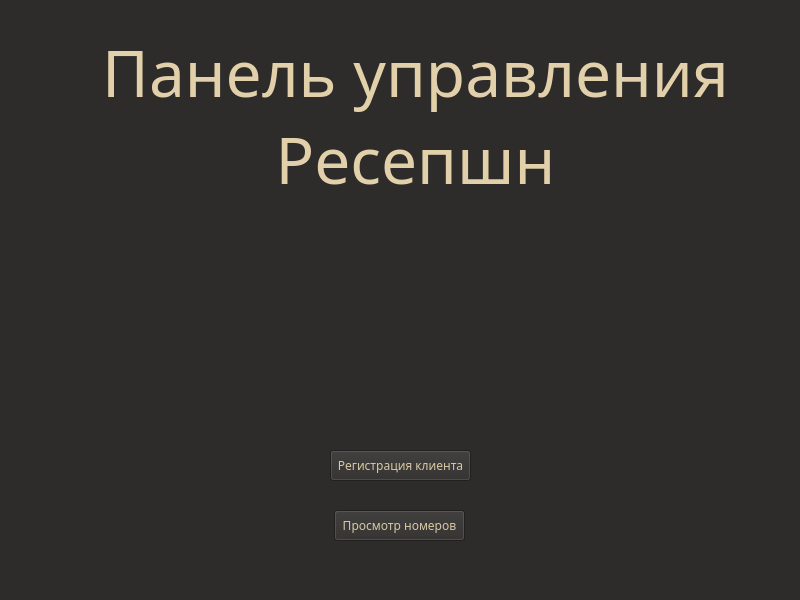
<?xml version="1.0" encoding="UTF-8"?>
<ui version="4.0">
 <class>Form</class>
 <widget class="QWidget" name="Form">
  <property name="geometry">
   <rect>
    <x>0</x>
    <y>0</y>
    <width>800</width>
    <height>600</height>
   </rect>
  </property>
  <property name="minimumSize">
   <size>
    <width>800</width>
    <height>600</height>
   </size>
  </property>
  <property name="maximumSize">
   <size>
    <width>800</width>
    <height>600</height>
   </size>
  </property>
  <property name="palette">
   <palette>
    <active>
     <colorrole role="WindowText">
      <brush brushstyle="SolidPattern">
       <color alpha="255">
        <red>225</red>
        <green>208</green>
        <blue>169</blue>
       </color>
      </brush>
     </colorrole>
     <colorrole role="Button">
      <brush brushstyle="SolidPattern">
       <color alpha="255">
        <red>46</red>
        <green>44</green>
        <blue>43</blue>
       </color>
      </brush>
     </colorrole>
     <colorrole role="Light">
      <brush brushstyle="SolidPattern">
       <color alpha="255">
        <red>69</red>
        <green>66</green>
        <blue>65</blue>
       </color>
      </brush>
     </colorrole>
     <colorrole role="Midlight">
      <brush brushstyle="SolidPattern">
       <color alpha="255">
        <red>57</red>
        <green>55</green>
        <blue>54</blue>
       </color>
      </brush>
     </colorrole>
     <colorrole role="Dark">
      <brush brushstyle="SolidPattern">
       <color alpha="255">
        <red>23</red>
        <green>22</green>
        <blue>22</blue>
       </color>
      </brush>
     </colorrole>
     <colorrole role="Mid">
      <brush brushstyle="SolidPattern">
       <color alpha="255">
        <red>31</red>
        <green>29</green>
        <blue>29</blue>
       </color>
      </brush>
     </colorrole>
     <colorrole role="Text">
      <brush brushstyle="SolidPattern">
       <color alpha="255">
        <red>215</red>
        <green>201</green>
        <blue>163</blue>
       </color>
      </brush>
     </colorrole>
     <colorrole role="BrightText">
      <brush brushstyle="SolidPattern">
       <color alpha="255">
        <red>215</red>
        <green>201</green>
        <blue>163</blue>
       </color>
      </brush>
     </colorrole>
     <colorrole role="ButtonText">
      <brush brushstyle="SolidPattern">
       <color alpha="255">
        <red>215</red>
        <green>201</green>
        <blue>163</blue>
       </color>
      </brush>
     </colorrole>
     <colorrole role="Base">
      <brush brushstyle="SolidPattern">
       <color alpha="255">
        <red>36</red>
        <green>34</green>
        <blue>33</blue>
       </color>
      </brush>
     </colorrole>
     <colorrole role="Window">
      <brush brushstyle="SolidPattern">
       <color alpha="255">
        <red>46</red>
        <green>44</green>
        <blue>43</blue>
       </color>
      </brush>
     </colorrole>
     <colorrole role="Shadow">
      <brush brushstyle="SolidPattern">
       <color alpha="255">
        <red>0</red>
        <green>0</green>
        <blue>0</blue>
       </color>
      </brush>
     </colorrole>
     <colorrole role="Highlight">
      <brush brushstyle="SolidPattern">
       <color alpha="255">
        <red>167</red>
        <green>164</green>
        <blue>0</blue>
       </color>
      </brush>
     </colorrole>
     <colorrole role="AlternateBase">
      <brush brushstyle="SolidPattern">
       <color alpha="255">
        <red>23</red>
        <green>22</green>
        <blue>21</blue>
       </color>
      </brush>
     </colorrole>
     <colorrole role="ToolTipBase">
      <brush brushstyle="SolidPattern">
       <color alpha="255">
        <red>255</red>
        <green>255</green>
        <blue>220</blue>
       </color>
      </brush>
     </colorrole>
     <colorrole role="ToolTipText">
      <brush brushstyle="SolidPattern">
       <color alpha="255">
        <red>0</red>
        <green>0</green>
        <blue>0</blue>
       </color>
      </brush>
     </colorrole>
     <colorrole role="PlaceholderText">
      <brush brushstyle="SolidPattern">
       <color alpha="127">
        <red>255</red>
        <green>255</green>
        <blue>255</blue>
       </color>
      </brush>
     </colorrole>
    </active>
    <inactive>
     <colorrole role="WindowText">
      <brush brushstyle="SolidPattern">
       <color alpha="255">
        <red>225</red>
        <green>208</green>
        <blue>169</blue>
       </color>
      </brush>
     </colorrole>
     <colorrole role="Button">
      <brush brushstyle="SolidPattern">
       <color alpha="255">
        <red>46</red>
        <green>44</green>
        <blue>43</blue>
       </color>
      </brush>
     </colorrole>
     <colorrole role="Light">
      <brush brushstyle="SolidPattern">
       <color alpha="255">
        <red>69</red>
        <green>66</green>
        <blue>65</blue>
       </color>
      </brush>
     </colorrole>
     <colorrole role="Midlight">
      <brush brushstyle="SolidPattern">
       <color alpha="255">
        <red>57</red>
        <green>55</green>
        <blue>54</blue>
       </color>
      </brush>
     </colorrole>
     <colorrole role="Dark">
      <brush brushstyle="SolidPattern">
       <color alpha="255">
        <red>23</red>
        <green>22</green>
        <blue>22</blue>
       </color>
      </brush>
     </colorrole>
     <colorrole role="Mid">
      <brush brushstyle="SolidPattern">
       <color alpha="255">
        <red>31</red>
        <green>29</green>
        <blue>29</blue>
       </color>
      </brush>
     </colorrole>
     <colorrole role="Text">
      <brush brushstyle="SolidPattern">
       <color alpha="255">
        <red>215</red>
        <green>201</green>
        <blue>163</blue>
       </color>
      </brush>
     </colorrole>
     <colorrole role="BrightText">
      <brush brushstyle="SolidPattern">
       <color alpha="255">
        <red>215</red>
        <green>201</green>
        <blue>163</blue>
       </color>
      </brush>
     </colorrole>
     <colorrole role="ButtonText">
      <brush brushstyle="SolidPattern">
       <color alpha="255">
        <red>215</red>
        <green>201</green>
        <blue>163</blue>
       </color>
      </brush>
     </colorrole>
     <colorrole role="Base">
      <brush brushstyle="SolidPattern">
       <color alpha="255">
        <red>36</red>
        <green>34</green>
        <blue>33</blue>
       </color>
      </brush>
     </colorrole>
     <colorrole role="Window">
      <brush brushstyle="SolidPattern">
       <color alpha="255">
        <red>46</red>
        <green>44</green>
        <blue>43</blue>
       </color>
      </brush>
     </colorrole>
     <colorrole role="Shadow">
      <brush brushstyle="SolidPattern">
       <color alpha="255">
        <red>0</red>
        <green>0</green>
        <blue>0</blue>
       </color>
      </brush>
     </colorrole>
     <colorrole role="Highlight">
      <brush brushstyle="SolidPattern">
       <color alpha="255">
        <red>167</red>
        <green>164</green>
        <blue>0</blue>
       </color>
      </brush>
     </colorrole>
     <colorrole role="AlternateBase">
      <brush brushstyle="SolidPattern">
       <color alpha="255">
        <red>23</red>
        <green>22</green>
        <blue>21</blue>
       </color>
      </brush>
     </colorrole>
     <colorrole role="ToolTipBase">
      <brush brushstyle="SolidPattern">
       <color alpha="255">
        <red>255</red>
        <green>255</green>
        <blue>220</blue>
       </color>
      </brush>
     </colorrole>
     <colorrole role="ToolTipText">
      <brush brushstyle="SolidPattern">
       <color alpha="255">
        <red>0</red>
        <green>0</green>
        <blue>0</blue>
       </color>
      </brush>
     </colorrole>
     <colorrole role="PlaceholderText">
      <brush brushstyle="SolidPattern">
       <color alpha="127">
        <red>255</red>
        <green>255</green>
        <blue>255</blue>
       </color>
      </brush>
     </colorrole>
    </inactive>
    <disabled>
     <colorrole role="WindowText">
      <brush brushstyle="SolidPattern">
       <color alpha="255">
        <red>23</red>
        <green>22</green>
        <blue>22</blue>
       </color>
      </brush>
     </colorrole>
     <colorrole role="Button">
      <brush brushstyle="SolidPattern">
       <color alpha="255">
        <red>46</red>
        <green>44</green>
        <blue>43</blue>
       </color>
      </brush>
     </colorrole>
     <colorrole role="Light">
      <brush brushstyle="SolidPattern">
       <color alpha="255">
        <red>69</red>
        <green>66</green>
        <blue>65</blue>
       </color>
      </brush>
     </colorrole>
     <colorrole role="Midlight">
      <brush brushstyle="SolidPattern">
       <color alpha="255">
        <red>57</red>
        <green>55</green>
        <blue>54</blue>
       </color>
      </brush>
     </colorrole>
     <colorrole role="Dark">
      <brush brushstyle="SolidPattern">
       <color alpha="255">
        <red>23</red>
        <green>22</green>
        <blue>22</blue>
       </color>
      </brush>
     </colorrole>
     <colorrole role="Mid">
      <brush brushstyle="SolidPattern">
       <color alpha="255">
        <red>31</red>
        <green>29</green>
        <blue>29</blue>
       </color>
      </brush>
     </colorrole>
     <colorrole role="Text">
      <brush brushstyle="SolidPattern">
       <color alpha="255">
        <red>23</red>
        <green>22</green>
        <blue>22</blue>
       </color>
      </brush>
     </colorrole>
     <colorrole role="BrightText">
      <brush brushstyle="SolidPattern">
       <color alpha="255">
        <red>215</red>
        <green>201</green>
        <blue>163</blue>
       </color>
      </brush>
     </colorrole>
     <colorrole role="ButtonText">
      <brush brushstyle="SolidPattern">
       <color alpha="255">
        <red>23</red>
        <green>22</green>
        <blue>22</blue>
       </color>
      </brush>
     </colorrole>
     <colorrole role="Base">
      <brush brushstyle="SolidPattern">
       <color alpha="255">
        <red>46</red>
        <green>44</green>
        <blue>43</blue>
       </color>
      </brush>
     </colorrole>
     <colorrole role="Window">
      <brush brushstyle="SolidPattern">
       <color alpha="255">
        <red>46</red>
        <green>44</green>
        <blue>43</blue>
       </color>
      </brush>
     </colorrole>
     <colorrole role="Shadow">
      <brush brushstyle="SolidPattern">
       <color alpha="255">
        <red>0</red>
        <green>0</green>
        <blue>0</blue>
       </color>
      </brush>
     </colorrole>
     <colorrole role="Highlight">
      <brush brushstyle="SolidPattern">
       <color alpha="255">
        <red>168</red>
        <green>168</green>
        <blue>168</blue>
       </color>
      </brush>
     </colorrole>
     <colorrole role="AlternateBase">
      <brush brushstyle="SolidPattern">
       <color alpha="255">
        <red>46</red>
        <green>44</green>
        <blue>43</blue>
       </color>
      </brush>
     </colorrole>
     <colorrole role="ToolTipBase">
      <brush brushstyle="SolidPattern">
       <color alpha="255">
        <red>255</red>
        <green>255</green>
        <blue>220</blue>
       </color>
      </brush>
     </colorrole>
     <colorrole role="ToolTipText">
      <brush brushstyle="SolidPattern">
       <color alpha="255">
        <red>0</red>
        <green>0</green>
        <blue>0</blue>
       </color>
      </brush>
     </colorrole>
     <colorrole role="PlaceholderText">
      <brush brushstyle="SolidPattern">
       <color alpha="127">
        <red>23</red>
        <green>22</green>
        <blue>22</blue>
       </color>
      </brush>
     </colorrole>
    </disabled>
   </palette>
  </property>
  <property name="font">
   <font>
    <family>Rubik</family>
   </font>
  </property>
  <property name="windowTitle">
   <string>Main Window</string>
  </property>
  <widget class="QPushButton" name="but_tab">
   <property name="geometry">
    <rect>
     <x>334</x>
     <y>510</y>
     <width>131</width>
     <height>31</height>
    </rect>
   </property>
   <property name="text">
    <string>Просмотр номеров</string>
   </property>
  </widget>
  <widget class="QPushButton" name="button_2">
   <property name="geometry">
    <rect>
     <x>330</x>
     <y>450</y>
     <width>141</width>
     <height>31</height>
    </rect>
   </property>
   <property name="text">
    <string>Регистрация клиента</string>
   </property>
  </widget>
  <widget class="QLabel" name="label">
   <property name="geometry">
    <rect>
     <x>50</x>
     <y>30</y>
     <width>731</width>
     <height>171</height>
    </rect>
   </property>
   <property name="font">
    <font>
     <family>Rubik</family>
     <pointsize>48</pointsize>
    </font>
   </property>
   <property name="text">
    <string>Панель управления
Ресепшн</string>
   </property>
   <property name="alignment">
    <set>Qt::AlignCenter</set>
   </property>
  </widget>
 </widget>
 <resources/>
 <connections/>
</ui>
